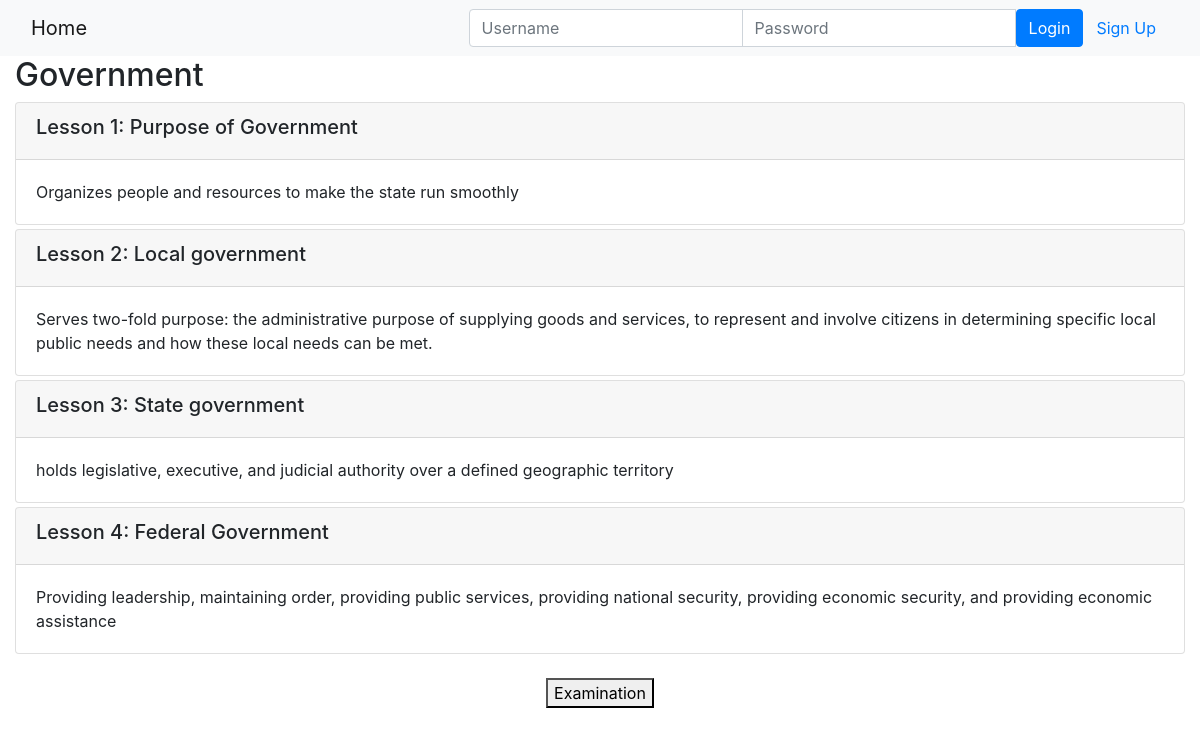
The page /onlinecourse/2/ on the database its author committed.
### onlinecourse/models.py (models this page shows, shortened)
class Course(models.Model):
    name = models.CharField(null=False, max_length=30, default='online course')
    image = models.ImageField(upload_to='course_images/')
    description = models.CharField(max_length=1000)
    pub_date = models.DateField(null=True)
    instructors = models.ManyToManyField(Instructor)
    users = models.ManyToManyField(settings.AUTH_USER_MODEL, through='Enrollment')
    total_enrollment = models.IntegerField(default=0)
    is_enrolled = False

class Lesson(models.Model):
    title = models.CharField(max_length=200, default="title")
    order = models.IntegerField(default=0)
    course = models.ForeignKey(Course, on_delete=models.CASCADE)
    content = models.TextField()

### onlinecourse/views.py (the view)
# urls.py: path('<int:pk>/', views.CourseDetailView.as_view(), name='course_details'),
class CourseDetailView(generic.DetailView):
    model = Course
    template_name = 'onlinecourse/course_detail_bootstrap.html'

### onlinecourse/templates/onlinecourse/course_detail_bootstrap.html (shortened to what this page needs)
<!DOCTYPE html>
<html lang="en">
<head>
     {% load static %}
    <link rel="stylesheet" href="https://maxcdn.bootstrapcdn.com/bootstrap/4.5.2/css/bootstrap.min.css">
</head>
<body>
    <nav class="navbar navbar-light bg-light">
        <div class="container-fluid">
            <div class="navbar-header">
                  <a class="navbar-brand" href="{% url 'onlinecourse:index' %}">Home</a>
            </div>
            <ul class="nav navbar-nav navbar-right">
                {% if user.is_authenticated %}
                <li>
                    <a class="btn btn-link" href="#">{{ user.first_name }}({{ user.username }})</a>
                    <a class="btn btn-link" href="{% url 'onlinecourse:logout' %}">Logout</a>
                </li>
                {% else %}
                <li>
                    <form class="form-inline" action="{% url 'onlinecourse:login' %}" method="post">
                        <div class="input-group">
                            <input type="text" class="form-control" placeholder="Username" name="username" >
                            <input type="password" class="form-control" placeholder="Password" name="psw" >
                            <button class="btn btn-primary" type="submit">Login</button>
                            <a class="btn btn-link" href="{% url 'onlinecourse:registration' %}">Sign Up</a>
                        </div>
                    </form>
                </li>
                {% endif %}
            </ul>
        </div>
    </nav>
    <div class="container-fluid">
            <h2>{{ course.name }}</h2>
            <div class="card-columns-vertical">
                {% for lesson in course.lesson_set.all %}
                    <div class="card mt-1">
                        <div class="card-header"><h5>Lesson {{lesson.order|add:1}}: {{lesson.title}}</h5></div>
                        <div class="card-body">{{lesson.content}}</div>
                    </div>
                {% endfor %}
            </div>
            <br>
                <center><button data-toggle="collapse" data-target="#exam">Examination</button></center>
            <br>
    </div>
</body>
</html>

### rows shown on the page
Course: name "Government"
Lesson: order|add "1", title "Purpose of Government", content "Organizes people and resources to make the state run smoothly"
Lesson: order|add "2", title "Local government", content "Serves two-fold purpose: the administrative purpose of supplying goods and services, to represent and involve citizens in determining specific local public needs and how these local needs can be met."
Lesson: order|add "3", title "State government", content "holds legislative, executive, and judicial authority over a defined geographic territory"
Lesson: order|add "4", title "Federal Government", content "Providing leadership, maintaining order, providing public services, providing national security, providing economic security, and providing economic assistance"
